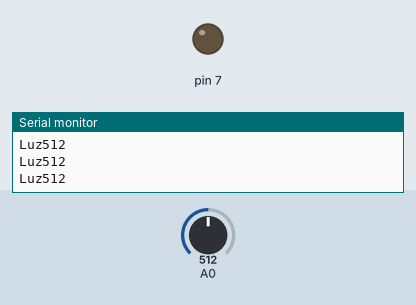
Bench run of a sketch on a simulated Arduino Uno, built with avr-gcc and run on an emulated ATmega328P. Shown: output pins drawn as LEDs (lit = HIGH), the last lines printed to the serial monitor. The inputs (shaded band) are chosen by the test bench; at power-on: A0 = 512.

Above: at 1.2 s.
1.3 s: A0 set to 12
2.8 s: A0 set to 9
At 4.0 s:
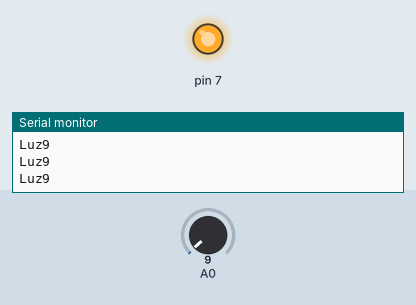
4.4 s: A0 set to 122
At 5.3 s:
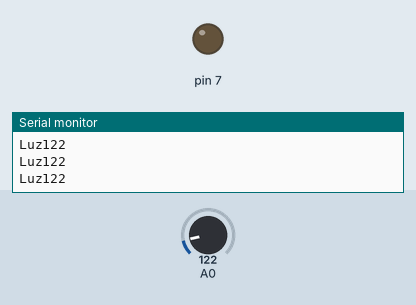
6.0 s: A0 set to 0
At 6.6 s:
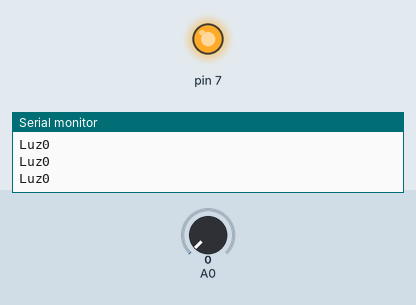
Timing chart, 0 to 8.6 s (numbered marks = the images above; inputs shaded):
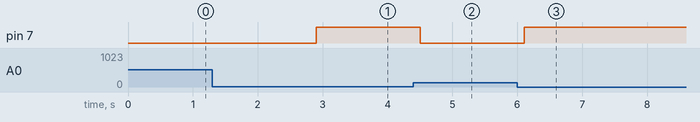

The sketch:

aula_09.ino
```cpp
void setup() {
  Serial.begin(9600);
  pinMode(7, OUTPUT);
}

void loop() {
 int valor = analogRead(A0);
 Serial.print("Luz");
 Serial.print(valor);
 Serial.print("\n");
 delay(100);
 if (valor<=10){
  digitalWrite(7,HIGH);
  delay(100);

  }else if (valor>10){
    digitalWrite(7,LOW);
    delay(100);
    }


}
```

Measured:
- the behaviour switches between 11 and 10 on A0 (found by bisection; images 0 and 1)
- after the input at 2.8 s, pin 7: LOW → HIGH after 0.10 s
- after the input at 4.4 s, pin 7: HIGH → LOW after 0.11 s
- after the input at 6.0 s, pin 7: LOW → HIGH after 0.11 s
